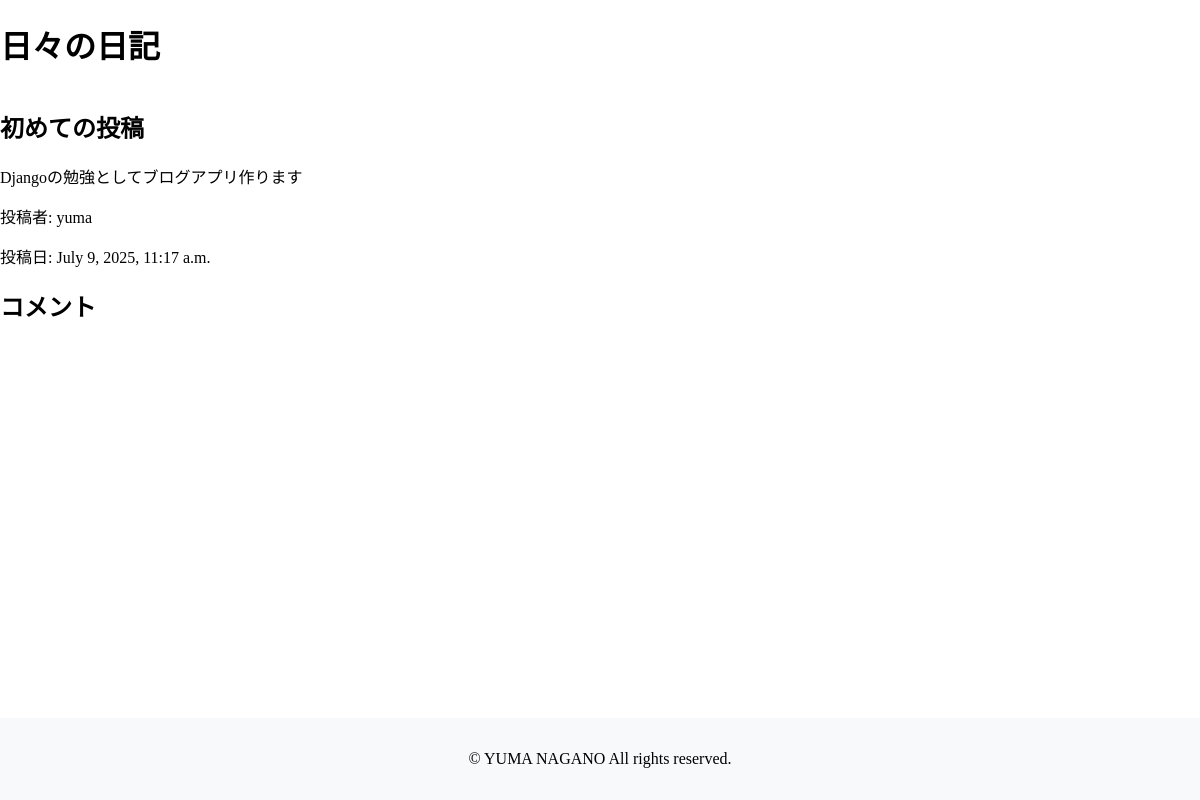
The app's page /post/1/ with its own data.
### brog/models.py (models this page shows, shortened)
class Post(models.Model):
    title = models.CharField(max_length=200)
    author = models.ForeignKey(User, on_delete=models.CASCADE)
    content = models.TextField()
    created_at = models.DateTimeField(auto_now_add=True)

### brog/views.py (the view)
# urls.py: path('post/<int:pk>/', views.PostDetailView.as_view(), name='post_detail'),
class PostDetailView(DetailView):
    model = Post
    template_name = 'brog/post_detail.html'
    context_object_name = 'post'

### brog/templates/brog/post_detail.html (shortened to what this page needs)
<!DOCTYPE html>
<html lang="ja">
<head>
    {% load static %}
    <link rel="stylesheet" href="{% static 'brog/css/style.css' %}">
</head>
<body>
    <header>
        <h1>日々の日記</h1>
    </header>
    <main>
        <section>
            <h2>{{ post.title }}</h2>
            <p>{{ post.content }}</p>
            <p>投稿者: {{ post.author }}</p>
            <p>投稿日: {{ post.created_at }}</p>
        </section>
        <section>
            <h2>コメント</h2>
        </section>
    </main>
    <footer>
        <p>&copy; YUMA NAGANO All rights reserved.</p>
    </footer>
</body>
</html>

### brog/static/brog/style.css (style rules this page uses)
body { display: flex; flex-direction: column; min-height: 100vh; margin: 0; }
main { flex: 1; }
footer { background-color: #f8f9fa; padding: 1rem; text-align: center; }

### records on screen
Post: title "初めての投稿", content "Djangoの勉強としてブログアプリ作ります", author "yuma", created_at "July 9, 2025, 11:17 a.m."
